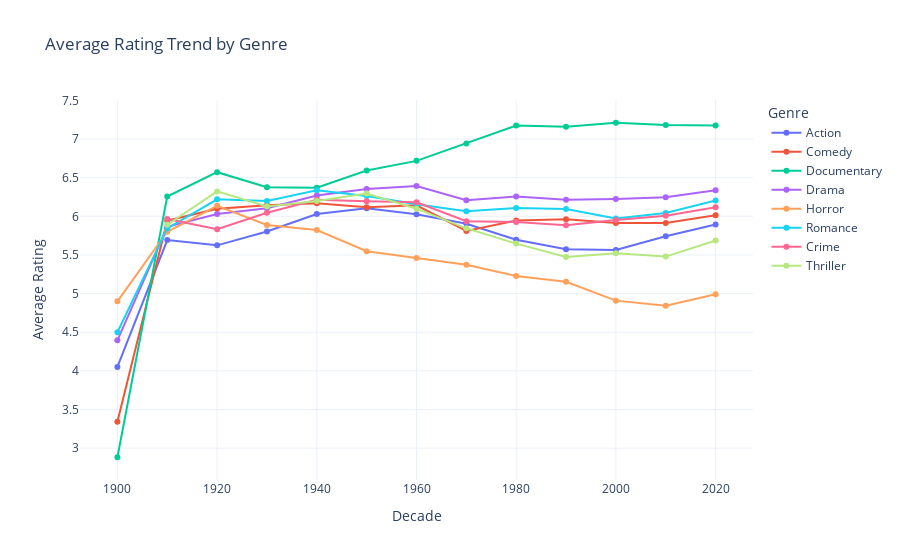

Notebook code cell kept with this figure:
### Code cell
# ---
# Cell 6: Average Rating per Genre Over Time
genre_rating = (
    movies_genres
    .groupby(["decade", "genres"])["averageRating"]
    .mean()
    .reset_index()
)

fig = px.line(genre_rating, 
              x="decade", 
              y="averageRating", 
              color="genres", 
              markers=True,
              title="Average Rating Trend by Genre",
              labels={"decade": "Decade", "averageRating": "Average Rating", "genres": "Genre"})
fig.show()

### Figure 1 — Plotly figure (JSON) as saved in the notebook; plotly's stock layout.template omitted (floating-point values rounded to 4 significant figures)
{"data": [{"hovertemplate": "Genre=Action<br>Decade=%{x}<br>Average Rating=%{y}<extra></extra>", "legendgroup": "Action", "line": {"color": "#636efa", "dash": "solid"}, "marker": {"symbol": "circle"}, "mode": "lines+markers", "name": "Action", "orientation": "v", "showlegend": true, "type": "scatter", "x": [1900, 1910, 1920, 1930, 1940, 1950, 1960, 1970, 1980, 1990, 2000, 2010, 2020], "xaxis": "x", "y": [4.05, 5.693, 5.624, 5.803, 6.03, 6.103, 6.026, 5.903, 5.697, 5.572, 5.563, 5.741, 5.894], "yaxis": "y"}, {"hovertemplate": "Genre=Comedy<br>Decade=%{x}<br>Average Rating=%{y}<extra></extra>", "legendgroup": "Comedy", "line": {"color": "#EF553B", "dash": "solid"}, "marker": {"symbol": "circle"}, "mode": "lines+markers", "name": "Comedy", "orientation": "v", "showlegend": true, "type": "scatter", "x": [1900, 1910, 1920, 1930, 1940, 1950, 1960, 1970, 1980, 1990, 2000, 2010, 2020], "xaxis": "x", "y": [3.343, 5.943, 6.098, 6.144, 6.17, 6.119, 6.143, 5.811, 5.944, 5.96, 5.913, 5.912, 6.013], "yaxis": "y"}, {"hovertemplate": "Genre=Documentary<br>Decade=%{x}<br>Average Rating=%{y}<extra></extra>", "legendgroup": "Documentary", "line": {"color": "#00cc96", "dash": "solid"}, "marker": {"symbol": "circle"}, "mode": "lines+markers", "name": "Documentary", "orientation": "v", "showlegend": true, "type": "scatter", "x": [1900, 1910, 1920, 1930, 1940, 1950, 1960, 1970, 1980, 1990, 2000, 2010, 2020], "xaxis": "x", "y": [2.882, 6.257, 6.571, 6.375, 6.369, 6.592, 6.717, 6.942, 7.174, 7.16, 7.211, 7.181, 7.176], "yaxis": "y"}, {"hovertemplate": "Genre=Drama<br>Decade=%{x}<br>Average Rating=%{y}<extra></extra>", "legendgroup": "Drama", "line": {"color": "#ab63fa", "dash": "solid"}, "marker": {"symbol": "circle"}, "mode": "lines+markers", "name": "Drama", "orientation": "v", "showlegend": true, "type": "scatter", "x": [1900, 1910, 1920, 1930, 1940, 1950, 1960, 1970, 1980, 1990, 2000, 2010, 2020], "xaxis": "x", "y": [4.395, 5.865, 6.029, 6.105, 6.268, 6.354, 6.393, 6.209, 6.255, 6.214, 6.224, 6.247, 6.337], "yaxis": "y"}, {"hovertemplate": "Genre=Horror<br>Decade=%{x}<br>Average Rating=%{y}<extra></extra>", "legendgroup": "Horror", "line": {"color": "#FFA15A", "dash": "solid"}, "marker": {"symbol": "circle"}, "mode": "lines+markers", "name": "Horror", "orientation": "v", "showlegend": true, "type": "scatter", "x": [1900, 1910, 1920, 1930, 1940, 1950, 1960, 1970, 1980, 1990, 2000, 2010, 2020], "xaxis": "x", "y": [4.9, 5.8, 6.136, 5.888, 5.822, 5.549, 5.461, 5.373, 5.229, 5.153, 4.909, 4.843, 4.991], "yaxis": "y"}, {"hovertemplate": "Genre=Romance<br>Decade=%{x}<br>Average Rating=%{y}<extra></extra>", "legendgroup": "Romance", "line": {"color": "#19d3f3", "dash": "solid"}, "marker": {"symbol": "circle"}, "mode": "lines+markers", "name": "Romance", "orientation": "v", "showlegend": true, "type": "scatter", "x": [1900, 1910, 1920, 1930, 1940, 1950, 1960, 1970, 1980, 1990, 2000, 2010, 2020], "xaxis": "x", "y": [4.5, 5.844, 6.22, 6.197, 6.337, 6.262, 6.155, 6.067, 6.109, 6.093, 5.973, 6.044, 6.203], "yaxis": "y"}, {"hovertemplate": "Genre=Crime<br>Decade=%{x}<br>Average Rating=%{y}<extra></extra>", "legendgroup": "Crime", "line": {"color": "#FF6692", "dash": "solid"}, "marker": {"symbol": "circle"}, "mode": "lines+markers", "name": "Crime", "orientation": "v", "showlegend": true, "type": "scatter", "x": [1910, 1920, 1930, 1940, 1950, 1960, 1970, 1980, 1990, 2000, 2010, 2020], "xaxis": "x", "y": [5.965, 5.833, 6.046, 6.214, 6.194, 6.181, 5.937, 5.927, 5.884, 5.953, 6.007, 6.117], "yaxis": "y"}, {"hovertemplate": "Genre=Thriller<br>Decade=%{x}<br>Average Rating=%{y}<extra></extra>", "legendgroup": "Thriller", "line": {"color": "#B6E880", "dash": "solid"}, "marker": {"symbol": "circle"}, "mode": "lines+markers", "name": "Thriller", "orientation": "v", "showlegend": true, "type": "scatter", "x": [1910, 1920, 1930, 1940, 1950, 1960, 1970, 1980, 1990, 2000, 2010, 2020], "xaxis": "x", "y": [5.891, 6.322, 6.126, 6.198, 6.294, 6.099, 5.845, 5.646, 5.473, 5.523, 5.478, 5.686], "yaxis": "y"}], "layout": {"legend": {"title": {"text": "Genre"}, "tracegroupgap": 0}, "title": {"text": "Average Rating Trend by Genre"}, "xaxis": {"anchor": "y", "domain": [0, 1], "title": {"text": "Decade"}}, "yaxis": {"anchor": "x", "domain": [0, 1], "title": {"text": "Average Rating"}}}}
